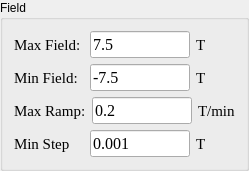
      <widget class="QGroupBox" name="groupBox">
       <property name="title">
        <string>Field</string>
       </property>
       <layout class="QVBoxLayout" name="verticalLayout">
        <item>
         <layout class="QHBoxLayout" name="horizontalLayout">
          <item>
           <widget class="QLabel" name="label1_2">
            <property name="sizePolicy">
             <sizepolicy hsizetype="Fixed" vsizetype="Preferred">
              <horstretch>0</horstretch>
              <verstretch>0</verstretch>
             </sizepolicy>
            </property>
            <property name="minimumSize">
             <size>
              <width>70</width>
              <height>0</height>
             </size>
            </property>
            <property name="maximumSize">
             <size>
              <width>80</width>
              <height>16777215</height>
             </size>
            </property>
            <property name="font">
             <font>
              <family>Times New Roman</family>
              <pointsize>11</pointsize>
             </font>
            </property>
            <property name="text">
             <string>Max Field:</string>
            </property>
           </widget>
          </item>
          <item>
           <widget class="QLineEdit" name="le_field_max">
            <property name="sizePolicy">
             <sizepolicy hsizetype="Fixed" vsizetype="Fixed">
              <horstretch>0</horstretch>
              <verstretch>0</verstretch>
             </sizepolicy>
            </property>
            <property name="minimumSize">
             <size>
              <width>100</width>
              <height>0</height>
             </size>
            </property>
            <property name="maximumSize">
             <size>
              <width>100</width>
              <height>16777215</height>
             </size>
            </property>
            <property name="font">
             <font>
              <family>Times New Roman</family>
              <pointsize>12</pointsize>
             </font>
            </property>
            <property name="text">
             <string>7.5</string>
            </property>
           </widget>
          </item>
          <item>
           <widget class="QLabel" name="lb_unit_max">
            <property name="sizePolicy">
             <sizepolicy hsizetype="Fixed" vsizetype="Preferred">
              <horstretch>0</horstretch>
              <verstretch>0</verstretch>
             </sizepolicy>
            </property>
            <property name="minimumSize">
             <size>
              <width>35</width>
              <height>0</height>
             </size>
            </property>
            <property name="maximumSize">
             <size>
              <width>40</width>
              <height>16777215</height>
             </size>
            </property>
            <property name="font">
             <font>
              <family>Times New Roman</family>
              <pointsize>11</pointsize>
             </font>
            </property>
            <property name="text">
             <string>T</string>
            </property>
           </widget>
          </item>
         </layout>
        </item>
        <item>
         <layout class="QHBoxLayout" name="horizontalLayout_2">
          <item>
           <widget class="QLabel" name="label1_4">
            <property name="sizePolicy">
             <sizepolicy hsizetype="Fixed" vsizetype="Preferred">
              <horstretch>0</horstretch>
              <verstretch>0</verstretch>
             </sizepolicy>
            </property>
            <property name="minimumSize">
             <size>
              <width>70</width>
              <height>0</height>
             </size>
            </property>
            <property name="maximumSize">
             <size>
              <width>80</width>
              <height>16777215</height>
             </size>
            </property>
            <property name="font">
             <font>
              <family>Times New Roman</family>
              <pointsize>11</pointsize>
             </font>
            </property>
            <property name="text">
             <string>Min Field:</string>
            </property>
           </widget>
          </item>
          <item>
           <widget class="QLineEdit" name="le_field_min">
            <property name="sizePolicy">
             <sizepolicy hsizetype="Fixed" vsizetype="Fixed">
              <horstretch>0</horstretch>
              <verstretch>0</verstretch>
             </sizepolicy>
            </property>
            <property name="minimumSize">
             <size>
              <width>100</width>
              <height>0</height>
             </size>
            </property>
            <property name="maximumSize">
             <size>
              <width>100</width>
              <height>16777215</height>
             </size>
            </property>
            <property name="font">
             <font>
              <family>Times New Roman</family>
              <pointsize>12</pointsize>
             </font>
            </property>
            <property name="text">
             <string>-7.5</string>
            </property>
           </widget>
          </item>
          <item>
           <widget class="QLabel" name="lb_unit_min">
            <property name="sizePolicy">
             <sizepolicy hsizetype="Fixed" vsizetype="Preferred">
              <horstretch>0</horstretch>
              <verstretch>0</verstretch>
             </sizepolicy>
            </property>
            <property name="minimumSize">
             <size>
              <width>35</width>
              <height>0</height>
             </size>
            </property>
            <property name="maximumSize">
             <size>
              <width>40</width>
              <height>16777215</height>
             </size>
            </property>
            <property name="font">
             <font>
              <family>Times New Roman</family>
              <pointsize>11</pointsize>
             </font>
            </property>
            <property name="text">
             <string>T</string>
            </property>
           </widget>
          </item>
         </layout>
        </item>
        <item>
         <layout class="QHBoxLayout" name="horizontalLayout_3">
          <item>
           <widget class="QLabel" name="label1_5">
            <property name="sizePolicy">
             <sizepolicy hsizetype="Fixed" vsizetype="Preferred">
              <horstretch>0</horstretch>
              <verstretch>0</verstretch>
             </sizepolicy>
            </property>
            <property name="minimumSize">
             <size>
              <width>70</width>
              <height>0</height>
             </size>
            </property>
            <property name="maximumSize">
             <size>
              <width>80</width>
              <height>16777215</height>
             </size>
            </property>
            <property name="font">
             <font>
              <family>Times New Roman</family>
              <pointsize>11</pointsize>
             </font>
            </property>
            <property name="text">
             <string>Max Ramp:</string>
            </property>
           </widget>
          </item>
          <item>
           <widget class="QLineEdit" name="le_field_rate_max">
            <property name="sizePolicy">
             <sizepolicy hsizetype="Fixed" vsizetype="Fixed">
              <horstretch>0</horstretch>
              <verstretch>0</verstretch>
             </sizepolicy>
            </property>
            <property name="minimumSize">
             <size>
              <width>100</width>
              <height>0</height>
             </size>
            </property>
            <property name="maximumSize">
             <size>
              <width>100</width>
              <height>16777215</height>
             </size>
            </property>
            <property name="font">
             <font>
              <family>Times New Roman</family>
              <pointsize>12</pointsize>
             </font>
            </property>
            <property name="text">
             <string>0.2</string>
            </property>
           </widget>
          </item>
          <item>
           <widget class="QLabel" name="lb_unit_speed">
            <property name="sizePolicy">
             <sizepolicy hsizetype="Fixed" vsizetype="Preferred">
              <horstretch>0</horstretch>
              <verstretch>0</verstretch>
             </sizepolicy>
            </property>
            <property name="minimumSize">
             <size>
              <width>35</width>
              <height>0</height>
             </size>
            </property>
            <property name="maximumSize">
             <size>
              <width>40</width>
              <height>16777215</height>
             </size>
            </property>
            <property name="font">
             <font>
              <family>Times New Roman</family>
              <pointsize>11</pointsize>
             </font>
            </property>
            <property name="text">
             <string>T/min</string>
            </property>
           </widget>
          </item>
         </layout>
        </item>
        <item>
         <layout class="QHBoxLayout" name="horizontalLayout_4">
          <item>
           <widget class="QLabel" name="label1_6">
            <property name="sizePolicy">
             <sizepolicy hsizetype="Fixed" vsizetype="Preferred">
              <horstretch>0</horstretch>
              <verstretch>0</verstretch>
             </sizepolicy>
            </property>
            <property name="minimumSize">
             <size>
              <width>70</width>
              <height>0</height>
             </size>
            </property>
            <property name="maximumSize">
             <size>
              <width>80</width>
              <height>16777215</height>
             </size>
            </property>
            <property name="font">
             <font>
              <family>Times New Roman</family>
              <pointsize>11</pointsize>
             </font>
            </property>
            <property name="text">
             <string>Min Step</string>
            </property>
           </widget>
          </item>
          <item>
           <widget class="QLineEdit" name="le_field_step_min">
            <property name="sizePolicy">
             <sizepolicy hsizetype="Fixed" vsizetype="Fixed">
              <horstretch>0</horstretch>
              <verstretch>0</verstretch>
             </sizepolicy>
            </property>
            <property name="minimumSize">
             <size>
              <width>100</width>
              <height>0</height>
             </size>
            </property>
            <property name="maximumSize">
             <size>
              <width>100</width>
              <height>16777215</height>
             </size>
            </property>
            <property name="font">
             <font>
              <family>Times New Roman</family>
              <pointsize>12</pointsize>
             </font>
            </property>
            <property name="text">
             <string>0.001</string>
            </property>
           </widget>
          </item>
          <item>
           <widget class="QLabel" name="lb_unit_step">
            <property name="sizePolicy">
             <sizepolicy hsizetype="Fixed" vsizetype="Preferred">
              <horstretch>0</horstretch>
              <verstretch>0</verstretch>
             </sizepolicy>
            </property>
            <property name="minimumSize">
             <size>
              <width>35</width>
              <height>0</height>
             </size>
            </property>
            <property name="maximumSize">
             <size>
              <width>40</width>
              <height>16777215</height>
             </size>
            </property>
            <property name="font">
             <font>
              <family>Times New Roman</family>
              <pointsize>11</pointsize>
             </font>
            </property>
            <property name="text">
             <string>T</string>
            </property>
           </widget>
          </item>
         </layout>
        </item>
       </layout>
      </widget>
